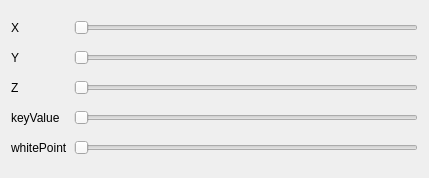
<?xml version="1.0" encoding="UTF-8"?>
<ui version="4.0">
 <class>LightWindow</class>
 <widget class="QDialog" name="LightWindow">
  <property name="geometry">
   <rect>
    <x>0</x>
    <y>0</y>
    <width>429</width>
    <height>178</height>
   </rect>
  </property>
  <property name="windowTitle">
   <string>Light</string>
  </property>
  <layout class="QGridLayout" name="gridLayout">
   <item row="3" column="0">
    <widget class="QLabel" name="label_3">
     <property name="text">
      <string>keyValue</string>
     </property>
    </widget>
   </item>
   <item row="3" column="1">
    <widget class="QSlider" name="sliderKeyValue">
     <property name="minimum">
      <number>1</number>
     </property>
     <property name="maximum">
      <number>1000</number>
     </property>
     <property name="orientation">
      <enum>Qt::Horizontal</enum>
     </property>
    </widget>
   </item>
   <item row="0" column="1">
    <widget class="QSlider" name="sliderX">
     <property name="minimum">
      <number>1</number>
     </property>
     <property name="maximum">
      <number>1000</number>
     </property>
     <property name="orientation">
      <enum>Qt::Horizontal</enum>
     </property>
    </widget>
   </item>
   <item row="1" column="1">
    <widget class="QSlider" name="sliderY">
     <property name="minimum">
      <number>1</number>
     </property>
     <property name="maximum">
      <number>1000</number>
     </property>
     <property name="orientation">
      <enum>Qt::Horizontal</enum>
     </property>
    </widget>
   </item>
   <item row="1" column="0">
    <widget class="QLabel" name="label_2">
     <property name="text">
      <string>Y</string>
     </property>
    </widget>
   </item>
   <item row="0" column="0">
    <widget class="QLabel" name="label">
     <property name="text">
      <string>X</string>
     </property>
    </widget>
   </item>
   <item row="2" column="0">
    <widget class="QLabel" name="label_5">
     <property name="text">
      <string>Z</string>
     </property>
    </widget>
   </item>
   <item row="2" column="1">
    <widget class="QSlider" name="sliderZ">
     <property name="minimum">
      <number>1</number>
     </property>
     <property name="maximum">
      <number>1000</number>
     </property>
     <property name="orientation">
      <enum>Qt::Horizontal</enum>
     </property>
    </widget>
   </item>
   <item row="4" column="1">
    <widget class="QSlider" name="sliderWhitePoint">
     <property name="minimum">
      <number>1</number>
     </property>
     <property name="maximum">
      <number>1000</number>
     </property>
     <property name="orientation">
      <enum>Qt::Horizontal</enum>
     </property>
    </widget>
   </item>
   <item row="4" column="0">
    <widget class="QLabel" name="label_4">
     <property name="text">
      <string>whitePoint</string>
     </property>
    </widget>
   </item>
  </layout>
 </widget>
 <connections/>
</ui>
